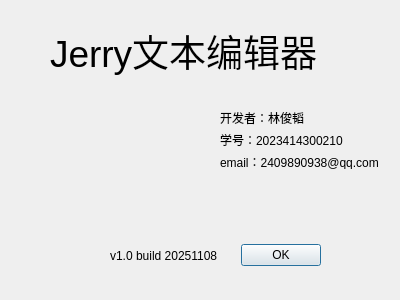
<?xml version="1.0" encoding="UTF-8"?>
<ui version="4.0">
 <class>AboutDialog</class>
 <widget class="QDialog" name="AboutDialog">
  <property name="geometry">
   <rect>
    <x>0</x>
    <y>0</y>
    <width>400</width>
    <height>300</height>
   </rect>
  </property>
  <property name="sizePolicy">
   <sizepolicy hsizetype="Preferred" vsizetype="Preferred">
    <horstretch>0</horstretch>
    <verstretch>0</verstretch>
   </sizepolicy>
  </property>
  <property name="windowTitle">
   <string>关于作者</string>
  </property>
  <property name="windowIcon">
   <iconset theme="QIcon::ThemeIcon::AddressBookNew"/>
  </property>
  <widget class="QLabel" name="label">
   <property name="geometry">
    <rect>
     <x>50</x>
     <y>0</y>
     <width>281</width>
     <height>101</height>
    </rect>
   </property>
   <property name="font">
    <font>
     <pointsize>28</pointsize>
    </font>
   </property>
   <property name="text">
    <string>Jerry文本编辑器</string>
   </property>
  </widget>
  <widget class="QLabel" name="label_5">
   <property name="geometry">
    <rect>
     <x>50</x>
     <y>80</y>
     <width>141</width>
     <height>141</height>
    </rect>
   </property>
   <property name="styleSheet">
    <string notr="true">border-image: url(:/img/qq.jpg);</string>
   </property>
   <property name="text">
    <string/>
   </property>
  </widget>
  <widget class="QWidget" name="">
   <property name="geometry">
    <rect>
     <x>220</x>
     <y>110</y>
     <width>171</width>
     <height>59</height>
    </rect>
   </property>
   <layout class="QVBoxLayout" name="verticalLayout">
    <item>
     <widget class="QLabel" name="label_2">
      <property name="text">
       <string>开发者：林俊韬</string>
      </property>
     </widget>
    </item>
    <item>
     <widget class="QLabel" name="label_3">
      <property name="text">
       <string>学号：2023414300210</string>
      </property>
     </widget>
    </item>
    <item>
     <widget class="QLabel" name="label_4">
      <property name="text">
       <string>email：2409890938@qq.com</string>
      </property>
     </widget>
    </item>
   </layout>
  </widget>
  <widget class="QWidget" name="">
   <property name="geometry">
    <rect>
     <x>110</x>
     <y>240</y>
     <width>211</width>
     <height>31</height>
    </rect>
   </property>
   <layout class="QHBoxLayout" name="horizontalLayout">
    <item>
     <widget class="QLabel" name="label_6">
      <property name="text">
       <string>v1.0 build 20251108</string>
      </property>
     </widget>
    </item>
    <item>
     <widget class="QDialogButtonBox" name="buttonBox">
      <property name="orientation">
       <enum>Qt::Orientation::Horizontal</enum>
      </property>
      <property name="standardButtons">
       <set>QDialogButtonBox::StandardButton::Ok</set>
      </property>
     </widget>
    </item>
   </layout>
  </widget>
 </widget>
 <resources/>
 <connections>
  <connection>
   <sender>buttonBox</sender>
   <signal>accepted()</signal>
   <receiver>AboutDialog</receiver>
   <slot>accept()</slot>
   <hints>
    <hint type="sourcelabel">
     <x>248</x>
     <y>254</y>
    </hint>
    <hint type="destinationlabel">
     <x>157</x>
     <y>274</y>
    </hint>
   </hints>
  </connection>
  <connection>
   <sender>buttonBox</sender>
   <signal>rejected()</signal>
   <receiver>AboutDialog</receiver>
   <slot>reject()</slot>
   <hints>
    <hint type="sourcelabel">
     <x>316</x>
     <y>260</y>
    </hint>
    <hint type="destinationlabel">
     <x>286</x>
     <y>274</y>
    </hint>
   </hints>
  </connection>
 </connections>
</ui>
